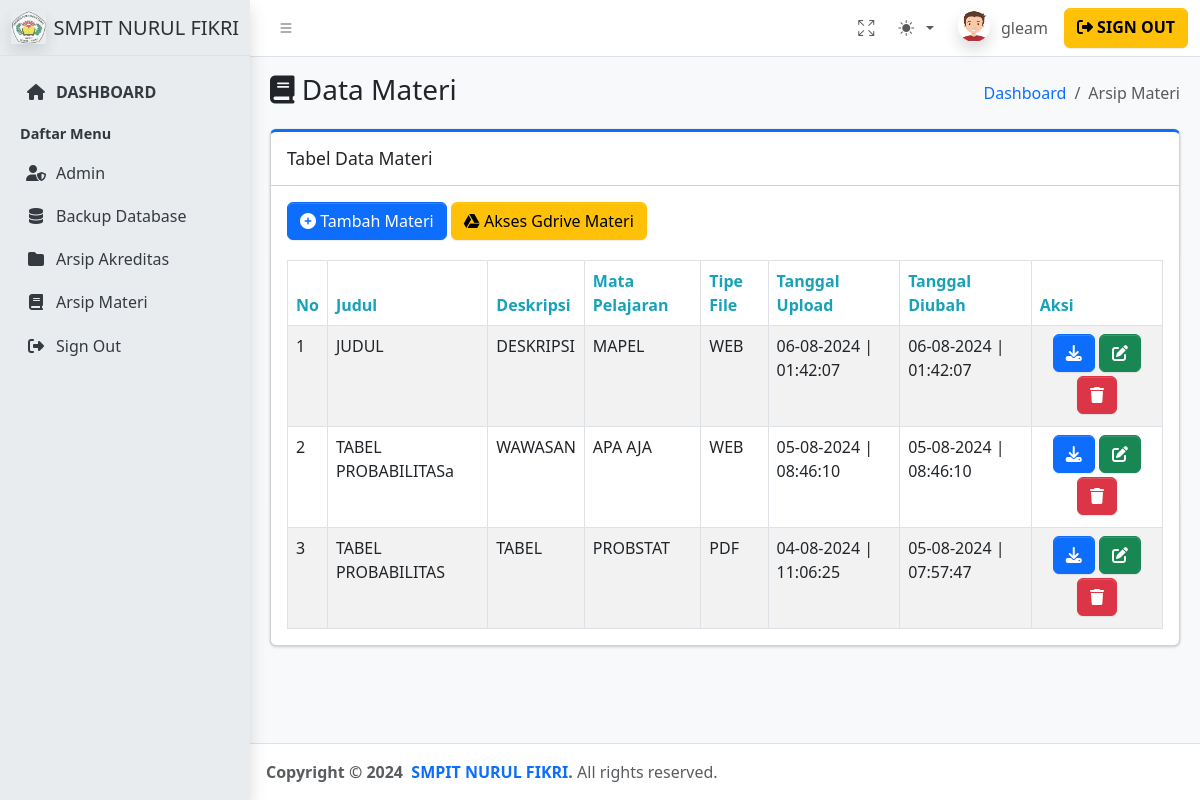
The app's page /arsip_materi.php (signed in) with its own data.
### tables this page shows
CREATE TABLE `data_materi` (
  `id_materi` int(11) NOT NULL,
  `judul` varchar(50) NOT NULL,
  `deskripsi` text DEFAULT NULL,
  `mata_pelajaran` varchar(50) DEFAULT NULL,
  `link_materi` varchar(255) DEFAULT NULL,
  `tipe_file` varchar(20) DEFAULT NULL,
  `tanggal_upload` timestamp NOT NULL DEFAULT current_timestamp(),
  `tanggal_diubah` timestamp NOT NULL DEFAULT current_timestamp() ON UPDATE current_timestamp()
);

### config/controller.php (called while the page is built, shortened)
<?php
function select($query)
{
  global $db;
  $result = mysqli_query($db, $query);
  $rows = [];
  while ($row = mysqli_fetch_assoc($result)) {
    $rows[] = $row;
  }
  return $rows;
}
?>

### arsip_materi.php (the view, shortened to what this page needs)
<?php
include 'layout/header.php';
$data_materi = select("SELECT * FROM data_materi ORDER BY id_materi DESC");
?>
<main class="app-main">
            <div class="app-content-header">
                <div class="container-fluid">
                    <div class="row">
                        <div class="col-sm-6">
                            <h3 class="mb-0"><i class="fas fa-book"></i> Data Materi</h3>
                        </div>
                        <div class="col-sm-6">
                            <ol class="breadcrumb float-sm-end">
                                <li class="breadcrumb-item"><a href="dashboard">Dashboard</a></li>
                                <li class="breadcrumb-item active" aria-current="page">
                                    Arsip Materi
                                </li>
                            </ol>
                        </div>
                    </div>
                </div>
            </div>
            <div class="app-content">
                <div class="container-fluid">
                    <div class="row">
                        <div class="col-lg-20 connectedSortable">
                            <div class="card card-outline card-primary">
                                <div class="card-header">
                                    <h3 class="card-title">Tabel Data Materi</h3>
                                </div>
                                <div class="card-body">
                                    <button type="button" class="btn btn-primary mb-1" data-bs-toggle='modal' data-bs-target="#modalTambah"><i class="fas fa-plus-circle"></i> Tambah Materi</button>
                                    <a href="https://app.getgrass.io/dashboard" class="btn btn-warning mb-1"><i class="fab fa-google-drive"></i> Akses Gdrive Materi</a>
                                    <table id="dokumen" class="table table-bordered table-striped mt-3" style="color: #17A2B8;">
                                        <thead>
                                            <tr>
                                              <th>No</th>
                                              <th>Judul</th>
                                              <th>Deskripsi</th>
                                              <th>Mata Pelajaran</th>
                                              <th>Tipe File</th>
                                              <th>Tanggal Upload</th>
                                              <th>Tanggal Diubah</th>
                                              <th>Aksi</th>
                                          </tr>
                                        </thead>
                                        <tbody>
                                          <?php $no = 1; ?>
                                          <?php foreach ($data_materi as $materi) : ?>
                                              <tr>
                                                  <td><?= $no++; ?></td>
                                                  <td><?= $materi['judul']; ?></td>
                                                  <td><?= $materi['deskripsi']; ?></td>
                                                  <td><?= $materi['mata_pelajaran']; ?></td>
                                                  <td><?= $materi['tipe_file']; ?></td>
                                                  <td><?= date('d-m-Y | H:i:s', strtotime($materi['tanggal_upload'])); ?></td>
                                                  <td><?= date('d-m-Y | H:i:s', strtotime($materi['tanggal_diubah'])); ?></td>
                                                  <td width="15%" class="text-center">
                                                    <a href="<?= $materi['link_materi']; ?>" class="btn btn-primary mb-1"><i class="fas fa-download"></i></a>
                                                    <button type="button" class="btn btn-success mb-1" data-bs-toggle="modal" data-bs-target="#modalUbah<?= $materi['id_materi'];?>"><i class="fas fa-edit"></i></button>
                                                    <button type="button" class="btn btn-danger mb-1" data-bs-toggle="modal" data-bs-target="#modalHapus<?= $materi["id_materi"];?>"><i class="fas fa-trash"></i></button>
                                                  </td>
                                              </tr>
                                          <?php endforeach; ?>
                                        </tbody>
                                    </table>
                                </div>
                            </div>
                        </div>
                    </div>
                </div>
            </div>
        </main>
<?php
include 'layout/footer.php';
?>

### layout/header.php (shortened to what this page needs)
<!DOCTYPE html>
<html lang="en">
<head>
    <link rel="stylesheet" href="https://cdn.jsdelivr.net/npm/@fontsource/source-sans-3@5.0.12/index.css">
    <link rel="stylesheet" href="https://cdn.jsdelivr.net/npm/overlayscrollbars@2.3.0/styles/overlayscrollbars.min.css">
    <link rel="stylesheet" href="https://cdn.jsdelivr.net/npm/bootstrap-icons@1.11.0/font/bootstrap-icons.min.css">
    <link rel="stylesheet" href="dist/css/adminlte.css">
    <link rel="stylesheet" href="./layout/style.css">
    <link rel="stylesheet" href="https://cdnjs.cloudflare.com/ajax/libs/font-awesome/6.6.0/css/all.min.css" />
</head>
<body class="layout-fixed sidebar-expand-lg bg-body-tertiary">
    <div class="app-wrapper">
        <nav class="app-header navbar navbar-expand bg-body">
            <div class="container-fluid">
                <ul class="navbar-nav">
                    <li class="nav-item"> <a class="nav-link" data-lte-toggle="sidebar" href="#" role="button"> <i class="bi bi-list"></i> </a> </li>
                </ul>
                <ul class="navbar-nav ms-auto">
                    <li class="nav-item"> <a class="nav-link" href="#" data-lte-toggle="fullscreen"> <i data-lte-icon="maximize" class="bi bi-arrows-fullscreen"></i> </a> </li>
                    <li class="nav-item dropdown"> <button class="btn btn-link nav-link py-2 px-0 px-lg-2 dropdown-toggle d-flex align-items-center" id="bd-theme" type="button" aria-expanded="false" data-bs-toggle="dropdown" data-bs-display="static"> <span class="theme-icon-active"> <i class="my-1"></i> </span> <span class="d-lg-none ms-2" id="bd-theme-text">Toggle theme</span> </button>
                    </li>
                    <li class="nav-item dropdown user-menu"> <a href="#" class="nav-link dropdown-toggle" data-bs-toggle="dropdown"> <img src="layout/image/user.jpg" class="user-image rounded-circle shadow" alt="User Image"> <span class="d-none d-md-inline"><?= $_SESSION['nama'];?></span> </a>
                    </li>
                    <a href="logout" class="btn btn-warning btn-icon-split">
                        <span class="icon text-white-50">
                        <i class="nav-icon fas fa-sign-out-alt text-black"></i>
                        </span>
                        <span class="brand-text font-weight-light text-black text-uppercase"><b>Sign Out</b></span>
                    </a>
                </ul>
            </div>
        </nav>
        <aside class="app-sidebar bg-body-secondary shadow" data-bs-theme="">
            <div class="sidebar-brand"> <a href="dashboard" class="brand-link"> <img src="./layout/image/smpit-nf.png" alt="SMPITNF LOGO" class="brand-image opacity-75 shadow"> <span class="brand-text fw-light">SMPIT NURUL FIKRI</span> </a> </div>
            <div class="sidebar-wrapper">
                <nav class="mt-2">
                    <ul class="nav sidebar-menu flex-column" data-lte-toggle="treeview" role="menu" data-accordion="false">
                        <li class="nav-item"> <a href="dashboard" class="nav-link"> <i class="nav-icon fa-solid fa-house"></i>
                                <p><b>DASHBOARD</b></p>
                            </a>
                        </li>
                        <li class="nav-header"><b>Daftar Menu</b></li>
                        <?php if ($_SESSION['level'] == 1):?>
                        <li class="nav-item"> <a href="admin" class="nav-link"> <i class="nav-icon fas fa-user-shield"></i>
                                <p>Admin</p>
                            </a>
                        </li>
                        <li class="nav-item"> <a href="backup" class="nav-link"> <i class="nav-icon fa-solid fa-database"></i>
                                <p>Backup Database</p>
                            </a>
                        </li>
                        <li class="nav-item"> <a href="data_dokumen" class="nav-link"> <i class="nav-icon fas fa-folder"></i>
                                <p>Arsip Akreditas</p>
                        </a> </li>
                        <?php endif;?>
                        <li class="nav-item"> <a href="arsip_materi" class="nav-link"> <i class="nav-icon fas fa-book"></i>
                                <p>Arsip Materi</p>
                            </a> </li>
                        <li class="nav-item"> <a href="logout" class="nav-link"> <i class="nav-icon fas fa-sign-out-alt"></i>
                                <p>Sign Out</p>
                            </a>
                        </li>
                    </ul>
                </nav>
            </div>
        </aside>

### layout/footer.php (shortened to what this page needs)
<footer class="app-footer">
            <strong>
                Copyright &copy; <?= date('Y') ?>&nbsp;
                <a href="https://app.smpitnf.sch.id/" class="text-decoration-none">SMPIT NURUL FIKRI</a>.
            </strong>
            All rights reserved.
        </footer>
    </div>
</body>
</html>

### layout/style.css (style rules this page uses)
.table thead th { color: #17a2b8; }
.table tbody td { color: var(--bs-body-color); }

### records on screen
data_materi: judul "JUDUL", deskripsi "DESKRIPSI", mata_pelajaran "MAPEL", tipe_file "WEB", tanggal_upload "06-08-2024 | 01:42:07", tanggal_diubah "06-08-2024 | 01:42:07"
data_materi: judul "TABEL PROBABILITASa", deskripsi "WAWASAN", mata_pelajaran "APA AJA", tipe_file "WEB", tanggal_upload "05-08-2024 | 08:46:10", tanggal_diubah "05-08-2024 | 08:46:10"
data_materi: judul "TABEL PROBABILITAS", deskripsi "TABEL", mata_pelajaran "PROBSTAT", tipe_file "PDF", tanggal_upload "04-08-2024 | 11:06:25", tanggal_diubah "05-08-2024 | 07:57:47"

### other values on screen
$_SESSION['nama'] "gleam"
